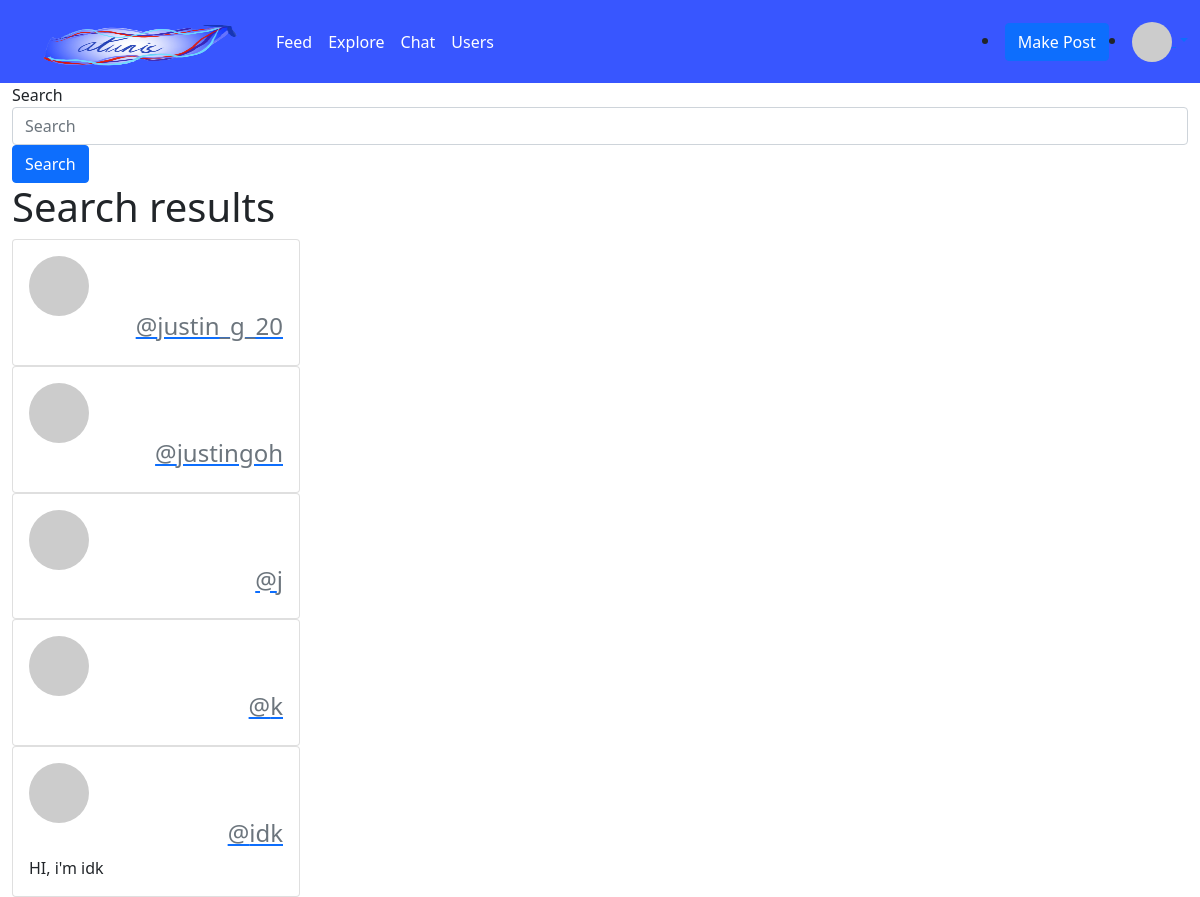
/media/users (signed in), run on the app's committed database.
### code.py (models this page shows, shortened)
class users(db.Model):
    id = db.Column("id", db.Integer, primary_key=True)
    name = db.Column(db.String(100))
    email = db.Column(db.String(100))
    about_me = db.Column(db.String(400))
    password = db.Column(db.String(100))
    posts = db.relationship("Post", backref="author", lazy="dynamic")
    followed = db.relationship(
        "users",
        secondary=followers,
        primaryjoin=(followers.c.follower_id == id),
        secondaryjoin=(followers.c.followed_id == id),
        backref=db.backref("followers", lazy="dynamic"),
        lazy="dynamic",
    )
    def avatar(self):
        return (
            "https://www.gravatar.com/avatar/"
            + md5(self.email.encode()).hexdigest()
            + "?d=identicon"
        )

### media.py (the view)
@media.route("/users", methods=["POST", "GET"])
def usrs():
    if "user" not in session:
        return redirect(url_for("login"))
    if request.method == "POST":
        search = request.form["search"]
        usrsi = users.query.filter(users.name.like("%" + search + "%")).limit(50)
        return render_template("media_users.html", users=users, given_users=usrsi)
    else:
        return render_template(
            "media_users.html", users=users, given_users=users.query.limit(50)
        )

### templates/media_users.html (shortened to what this page needs)
{% extends "media.html" %}
{% block content %}
<form action="#" method="post">
    <div class="form-group">
        <label for="search">Search</label>
        <input type="text" class="form-control" id="search" name="search"
            placeholder="Search">
    </div>
    <button type="submit" class="btn btn-primary">Search</button>
</form>
<h1>Search results</h1>
{% for usr in given_users %}
<div class="card" style="width: 18rem;">
    <div class="card-body">
        <img src="{{usr.avatar()}}" width="60" height="60"
            class="rounded-circle">
        <h5 class="card-title" style="text-align:right;">
            <a href="/media/profile/{{usr.name}}">
                <h4 class="card-subtitle mb-2 text-muted">@{{usr.name}}</h6>
            </a>
        </h5>
        <p class="card-text">{{usr.about_me}}</p>
    </div>
</div>
{% endfor %}
{% endblock %}

### data on the page
users: name "justin_g_20"
users: name "justingoh"
users: name "j"
users: name "k"
users: name "idk", about_me "HI, i'm idk"
